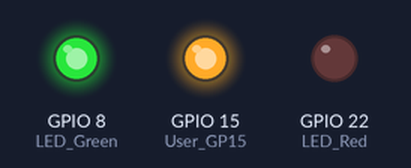
The sketch below on a simulated ESP32-C6. On the bench: output pins drawn as LEDs (lit = HIGH). What the sketch prints to the serial monitor is not drawn.

Above: at 0.7 s.
At 2.27 s:
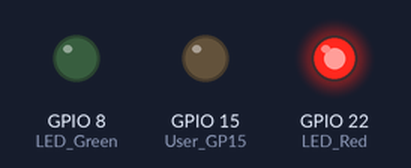
At 4.3 s:
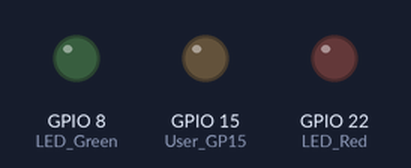
Timing chart, 0 to 6.1 s (numbered marks = the images above):
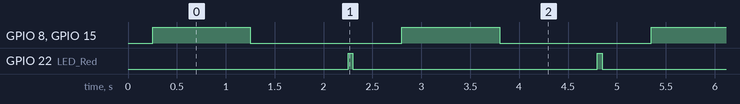

Measured:
- by itself, GPIO 8 (LED_Green), GPIO 15 (User_GP15): alternates HIGH for 1.0 s and LOW for 1.6 s
- by itself, GPIO 22 (LED_Red): alternates HIGH for 0.05 s and LOW for 2.5 s
- by itself, everything shown: repeats every 2.6 s, in 4 steps

The sketch:

External_GP15_Output_Test.ino
```cpp
/*
  Dave Williams, DitroniX 2019-2026 (ditronix.net)
  ESPKite - IoT ESP32-C6 Based Home and Industrial LoRa Controller SDK
  Features include ESPKite | ESP32-C6 LoRa SX1262 E22-900M22S E22-400M22S RS485 5-60V Relay

  ESPKite - Basic Bring Up Test Code - May 2026

  Remember!
  - Set the BOARD to Use ESP32C6 Dev Module (or similar).
  - You can also set the BAUD rate up to 921600 to speed up flashing.
  - The SDK does NOT need external power to flash.  It will take Power from the USB 5V.
  - The Serial Monitor is configured for BAUD 115200

  The purpose of this test code is to cycle through the various main functions of the board as part of bring up testing.
  .
  This test code is OPEN SOURCE and formatted for easier viewing.  Although is is not intended for real world use, it may be freely used, or modified as needed.
  It is distributed on an "AS IS" BASIS, WITHOUT WARRANTIES OR CONDITIONS OF ANY KIND, either express or implied.

  Further information, details and examples can be found on our website or github.com/DitroniX

  * github.com/DitroniX
  * github.com/DitroniX/ESPKite-ESP32-C6-SX1262-LoRa-RS485-60V-Relay
  * github.com/DitroniX/ESPKite-ESP32-C6-SX1262-LoRa-RS485-60V-Relay/wiki
  * hackster.io/DitroniX/espkite-esp32-c6-sx1262-lora-rs485-5-60v-relay-output-8891a3
*/

// ****************  VARIABLES / DEFINES / STATIC / STRUCTURES / CONSTANTS ****************

// **************** INPUTS ****************

// **************** OUTPUTS ****************
#define LED_Green 8  // LED_Green
#define LED_Red 22   // LED_Red
#define User_GP15 15  // External Output

// **************** SETUP ****************
void setup() {

  // Stabalise
  delay(250);

  // Initialise UART
  Serial.begin(115200, SERIAL_8N1);  // 115200
  while (!Serial)
    ;
  Serial.println("");

  //  Configures Outputs
  pinMode(LED_Green, OUTPUT);
  pinMode(LED_Red, OUTPUT);

  // LEDs Default Off State
  digitalWrite(LED_Green, LOW);
  digitalWrite(LED_Red, LOW);

  // Configure GPIO Output
  pinMode(User_GP15, OUTPUT);

  // Configure GPIO Output State
  digitalWrite(User_GP15, LOW);

  Serial.println("ESPKite Bring Up and Test Example Code");
  Serial.println("Cycling GP15 Output High Low");
}

// **************** LOOP ****************
void loop() {

  digitalWrite(User_GP15, HIGH);
  digitalWrite(LED_Green, HIGH);
  delay(1000);
  digitalWrite(User_GP15, LOW);
  digitalWrite(LED_Green, LOW);
  delay(1000);

  // LED Heartbeat
  digitalWrite(LED_Red, HIGH);
  delay(50);
  digitalWrite(LED_Red, LOW);
  delay(500);
}
```
